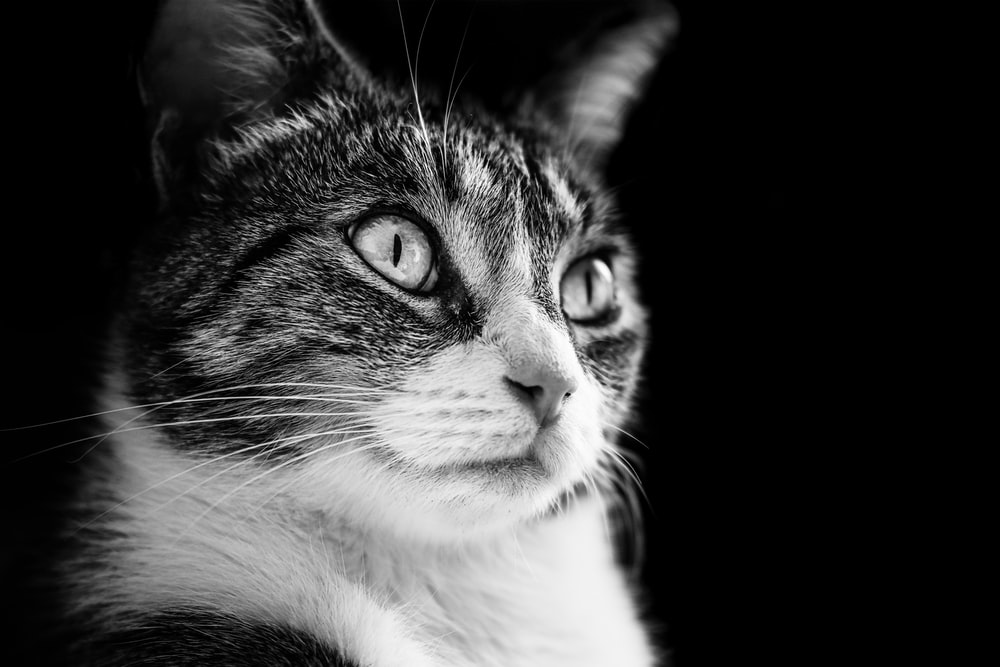
#> input picture Image/meo.jpeg, 1000 x 667 px, found by its file name
$ jupyter execute ImageAffineTransformation.ipynb   (shell and % lines are left out)
#> lines starting #> are read from the running program, lines starting #| are printed output that depends on the picture
[cell 1]
import numpy as np
import cv2 as cv
import matplotlib.pyplot as plt
from ShowImg import showImg


#Scaling: resize image
img = cv.imread('meo.jpeg')
#> img is the input picture: shape (667, 1000, 3); min 0, max 255, mean 55
res = cv.resize(img,None,fx=2, fy=2, interpolation = cv.INTER_CUBIC)
print("Original image's size: ",img.shape)
#| Original image's size:  (667, 1000, 3)
print("New image's size: ",res.shape)
#| New image's size:  (1334, 2000, 3)
titles = ['Original','Scaling']
images = [img, res]
showImg(2,images,titles)
#> (this line was passed over: ShowImg is not available in this run)

#or we can do:
height, width = img.shape[:2]
#> height = 667; width = 1000
res = cv.resize(img,(2*width, 2*height), interpolation = cv.INTER_CUBIC)
print("Original image's size: ",img.shape)
#| Original image's size:  (667, 1000, 3)
print("New image's size: ",res.shape)
#| New image's size:  (1334, 2000, 3)

In some deep neutral network, it can only receive input images with fixed size.

So we must resize images to feed them into our network

[cell 2]
#Translation is used to improve visualization of an image,
#but also has a role as a preprocessor in applications where registration of two or more images is required.
rows = img.shape[0]
#> rows = 667
cols = img.shape[1]
#> cols = 1000
M = np.float32([[1,0,100],[0,1,200]])
dst = cv.warpAffine(img,M,(cols,rows))
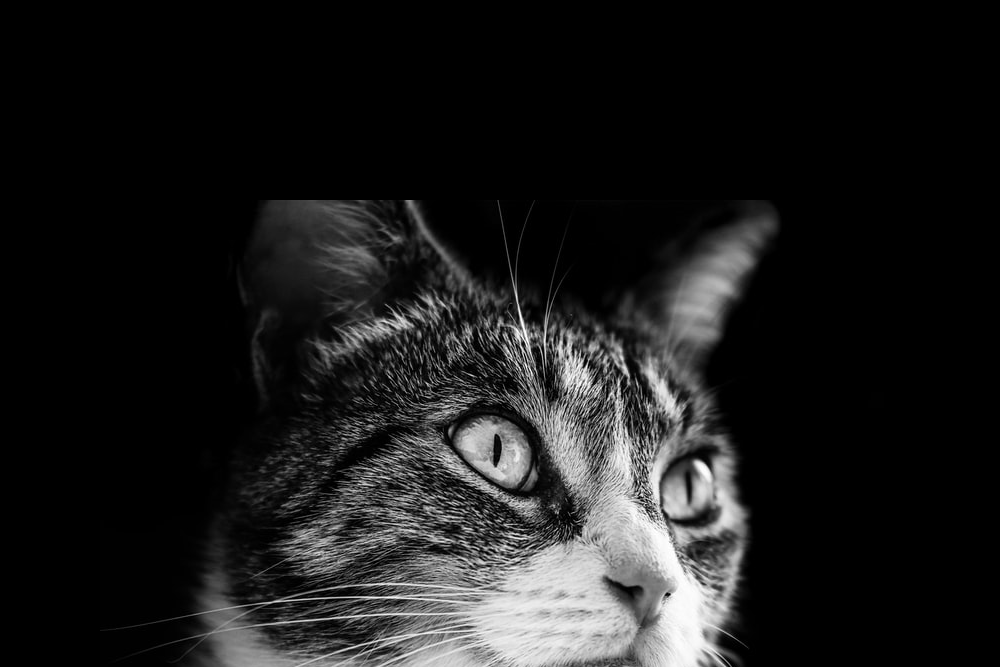
#> dst: shape (667, 1000, 3); min 0, max 255, mean 28.3
titles = ['Original','Translation']
images = [img, dst]
showImg(2,images,titles)
#> (this line was passed over: ShowImg is not available in this run)

[cell 3]
#Rotation: rotate image. Can rotate up to 360 degrees
# cols-1 and rows-1 are the coordinate limits.
M = cv.getRotationMatrix2D(((cols-1)/2.0,(rows-1)/2.0),270,1)
dst2 = cv.warpAffine(img,M,(cols,rows))
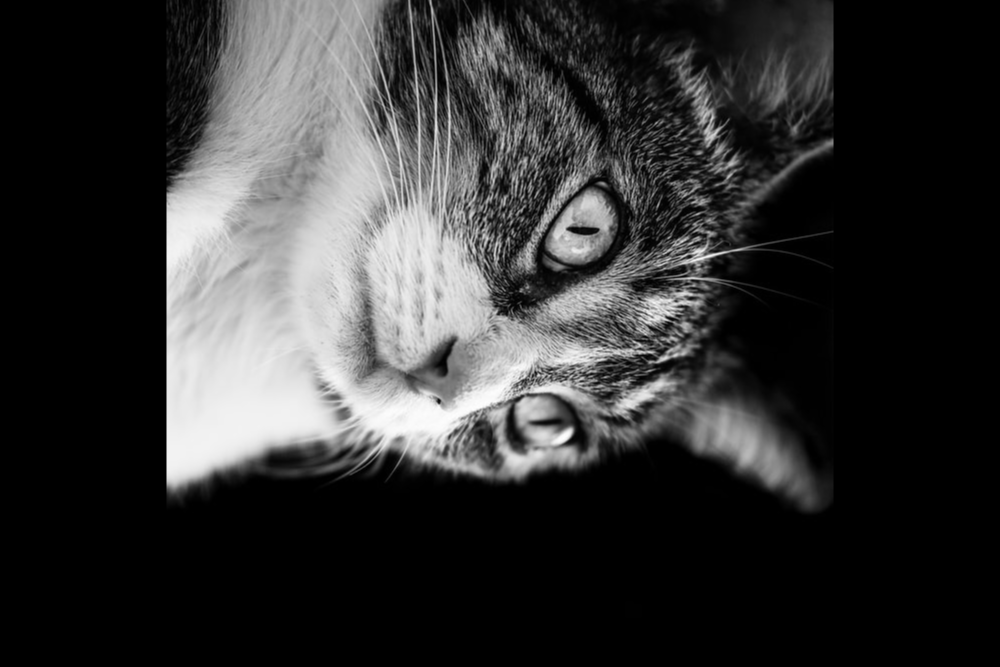
#> dst2: shape (667, 1000, 3); min 0, max 255, mean 51.9
titles = ['Original','Rotation']
images = [img, dst2]
showImg(2,images,titles)
#> (this line was passed over: ShowImg is not available in this run)

[cell 4]
#Perspective transformation (Zoom in/out)
pts1 = np.float32([[56,65],[368,52],[28,387],[389,390]])
pts2 = np.float32([[0,0],[300,0],[0,300],[300,300]])
M = cv.getPerspectiveTransform(pts1,pts2)
dst = cv.warpPerspective(img,M,(1000,1000))
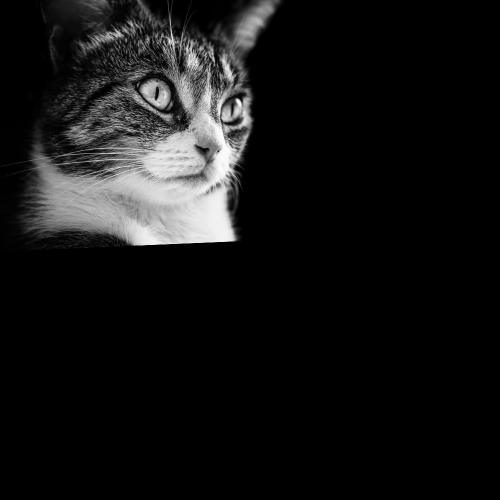
#> dst: shape (1000, 1000, 3) (shown at 1/2 size); min 0, max 255, mean 20.8
plt.subplot(121),plt.imshow(img),plt.title('Input'), plt.axis('off')
plt.subplot(122),plt.imshow(dst),plt.title('Output'), plt.axis('off')
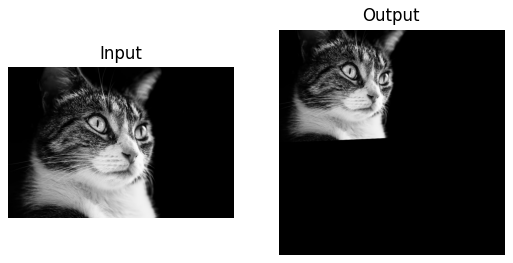
#> figure drawn by matplotlib, 2 panels

$ run again, with Image/Corner.jpeg copied over Image/meo.jpeg
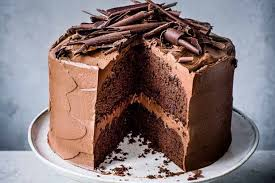
#> input picture Image/Corner.jpeg, 275 x 183 px, found by its file name
#> img is the input picture: shape (183, 275, 3); mean B, G, R 117.8, 117.3, 133.8
#| Original image's size:  (183, 275, 3)
#| New image's size:  (366, 550, 3)
#| Original image's size:  (183, 275, 3)
#| New image's size:  (366, 550, 3)
#> `dst = cv.warpPerspective(img,M,(1000,1000))`:
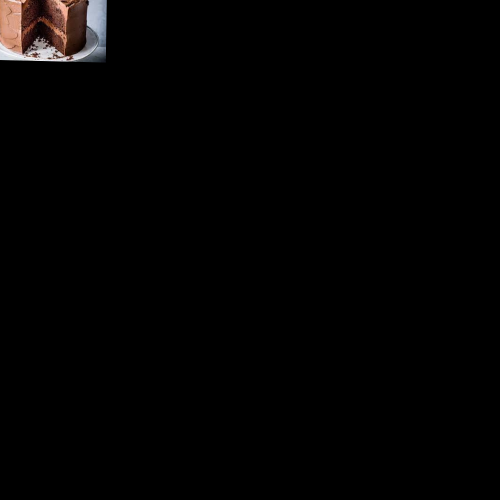
#> dst: shape (1000, 1000, 3) (shown at 1/2 size); mean B, G, R 2.5, 2.7, 3.3
#> `[cell 4] #Perspective transformation (Zoom in/out) pts1 = np.float32([..`:
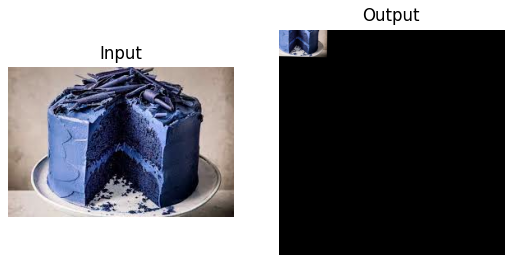
#> figure drawn by matplotlib, 2 panels; B, G, R data is drawn as R, G, B

$ run again, with Image/bright.jpeg copied over Image/meo.jpeg
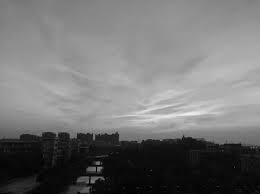
#> input picture Image/bright.jpeg, 260 x 194 px, found by its file name
#> img is the input picture: shape (194, 260, 3); min 0, max 238, mean 114.5
#| Original image's size:  (194, 260, 3)
#| New image's size:  (388, 520, 3)
#| Original image's size:  (194, 260, 3)
#| New image's size:  (388, 520, 3)
#> `dst = cv.warpPerspective(img,M,(1000,1000))`:
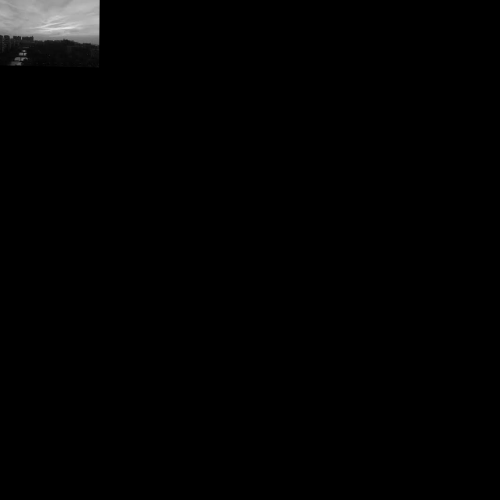
#> dst: shape (1000, 1000, 3) (shown at 1/2 size); min 0, max 238, mean 2.8
#> `[cell 4] #Perspective transformation (Zoom in/out) pts1 = np.float32([..`:
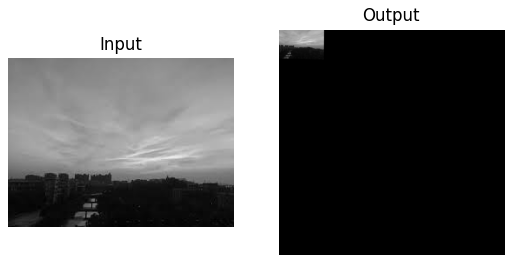
#> figure drawn by matplotlib, 2 panels
